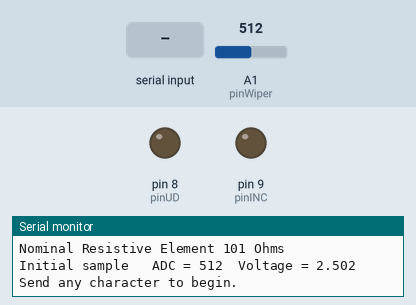
Bench run of a program on a simulated Arduino Uno, built with avr-gcc and run on an emulated ATmega328P. Parts: output pins drawn as LEDs (lit = HIGH), the last lines printed to the serial monitor. The test bench sets the inputs (shaded band); at power-on: A1 (pinWiper) = 512. Pins used as bus, display or sensor lines are not drawn.

Above: at 1.2 s.
1.3 s: "1" received over Serial
At 1.56 s:
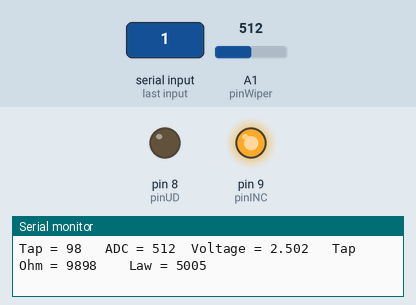
At 26.03 s:
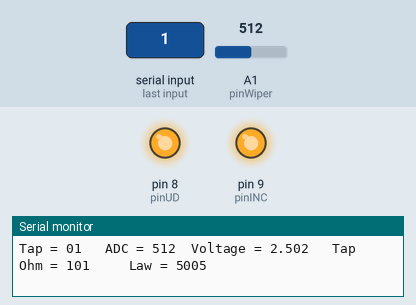
Timing chart, 0 to 27.3 s (numbered marks = the images above; inputs shaded):
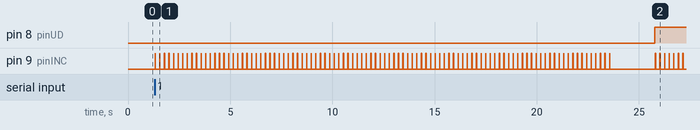

The program:

main.cpp
```cpp
#include <Arduino.h>

/* X9C103P Basic Operation - Synchronize code with hardware*/
/*    Move wiper down the minimum tap terminal.            */
/*    Move wiper up the maximum tap terminal.              */
/*
 *  Created  Feb 2016
 *  By user  TrewRoad
 *
 *  X9C103P  pin out
 *    Pin 1 INC
 *    Pin 2 U_D
 *    Pin 3 VH
 *    Pin 4 Gnd
 *    Pin 5 VW
 *    Pin 6 VL
 *    Pin 7 CS
 *    Pin 8 Vcc
 */

/*--------------------------------------------------------------------------*/

// Define some values for the POT and ADC
#define ANALOG_REFERENCE 5.0     // Alter for 3.3V Arduino
#define POT_VALUE 10000L         // Nominal POT value
#define STEP_OHMS POT_VALUE / 99 // Number of ohms per tap point
#define PULSE_TIMED 10           // millisecond delay

const int pinUD = 8;     // --> X9C103P pin 2
const int pinINC = 9;    // --> X9C103P pin 1
const int CS = 10;       // --> X9C103P pin 7
const int pinWiper = A1; // --> X9C103P pin 5

const int tapPoints = 100; // X9C103P specs
int sampleADC = 0;
float voltage = 0;
boolean countDirection = true;

float g_PrintADC(byte anaPin);
void tapDance(int taplimits);

void setup()
{
  // Set up digital pins
  pinMode(CS, OUTPUT);
  // Deselect before any misc. bit bashing?
  digitalWrite(CS, HIGH); // deselect the POT
  pinMode(pinUD, OUTPUT);
  pinMode(pinINC, OUTPUT);
  // Set analog pin to known state just to be thorough
  pinMode(pinWiper, INPUT);
  digitalWrite(pinWiper, LOW); // re-set pullup on analog pin
                               // this seems to happen on pinMode()
                               // but the explanantion is a bit 'foggy' to me.
  // Invoke the serial communicatiom
  Serial.begin(9600);
  // Deselect before any misc. bit bashing?
  digitalWrite(CS, HIGH); // deselect the POT
  // Provide some terminal output then wait for interaction
  Serial.println("\n* X9C103P Basic Operation *\n");
  Serial.print("Nominal Resistive Element ");
  Serial.print(STEP_OHMS);
  Serial.println(" Ohms");
  Serial.print("Initial sample");
  voltage = g_PrintADC(pinWiper);
  Serial.println("\nSend any character to begin.\n");
}

void loop()
{
  // Wait for any byte to start
  while (Serial.available() <= 0)
    ;

  // Use simple loop to move wiper it's full scope.
  // First pass will ensure the wiper position is
  // a fixed terminal. The second iteration will provide
  // an ADC sampling for the increment/decrement away from
  // this fixed terminal.
  for (int locTap = 0; locTap < 2; locTap++)
  {
    countDirection = !countDirection;
    digitalWrite(pinUD, countDirection);
    Serial.print("Wiper Direction ");
    if (countDirection)
    {
      Serial.println("UP");
    }
    else
    {
      Serial.println("DOWN");
    }
    tapDance(tapPoints);
    Serial.println(""); // separate the listing and pause 2sec.
    delay(2000);
  }
  Serial.println("Wiper Tap Synchronized.");
  Serial.print("Re-sample");
  voltage = g_PrintADC(pinWiper);
  while (true)
    ; // while away the cycles.
}

// Simple routine to perform a wiper movement.
void X9C103P_INC(int enable, int pulse)
{

  digitalWrite(pulse, HIGH);  // HIGH before falling edge
                              // Not recommended for puksed key to be low
                              // when chip select (enable) pulled low.
  delay(PULSE_TIMED);         // wait for IC/stray capacitance ?
  digitalWrite(enable, LOW);  // select the POT
  digitalWrite(pulse, LOW);   // LOW for effective falling edge
  delay(PULSE_TIMED);         // wait for IC/stray capacitance ?
                              // tap point copied into non-volatile memory
                              // if CS returns HIGH while INC is HIGH
  digitalWrite(enable, HIGH); // deselect the POT
}
// Routine to sample ADC. Calculate and display a voltage on wiper pin.
// Display the nominal wiper point resistance and that calculated with ADC
// Tap number may not be the Wiper Tap Point until one u/d cycle completed.
void tapDance(int taplimits)
{
  for (int tap = 0; tap < taplimits; tap++)
  {
    String stringOne = "0";
    String stringTwo = "";
    if (countDirection)
    {
      stringOne += String(tap);
      stringTwo = String(tap * STEP_OHMS);
    }
    else
    {
      stringOne += String(taplimits - tap - 1);
      stringTwo = String((taplimits - tap - 1) * STEP_OHMS, DEC);
    }
    // Display the quantities
    Serial.print("Tap = ");
    Serial.print(stringOne.substring(stringOne.length() - 2));
    voltage = g_PrintADC(pinWiper);
    Serial.print("   Tap Ohm = ");
    stringTwo += "     "; // Pad to 1M-1
    Serial.print(stringTwo.substring(0, 6));
    Serial.print("  Law = ");
    Serial.println(float(POT_VALUE) * (voltage / ANALOG_REFERENCE), 0);

    // Move the tap point one count
    X9C103P_INC(CS, pinINC);
    delay(200); // delay a bit for viewing
  }
}
float g_PrintADC(byte anaPin)
{
  int sampleADC = analogRead(anaPin);
  float volts = (sampleADC * ANALOG_REFERENCE) / 1023.0;
  Serial.print("   ADC = ");
  Serial.print(sampleADC);
  Serial.print("\tVoltage = ");
  Serial.print(volts, 3);
  return volts;
}
```

Measured:
- after the input at 1.3 s, pin 8 (pinUD): LOW → HIGH after 24.5 s; pin 9 (pinINC): goes 99 × (HIGH 0.01 s, LOW 0.21 s), HIGH 0.01 s, LOW 2.2 s, 6 × (HIGH 0.01 s, LOW 0.21 s), HIGH 0.01 s, then LOW, starting at once
